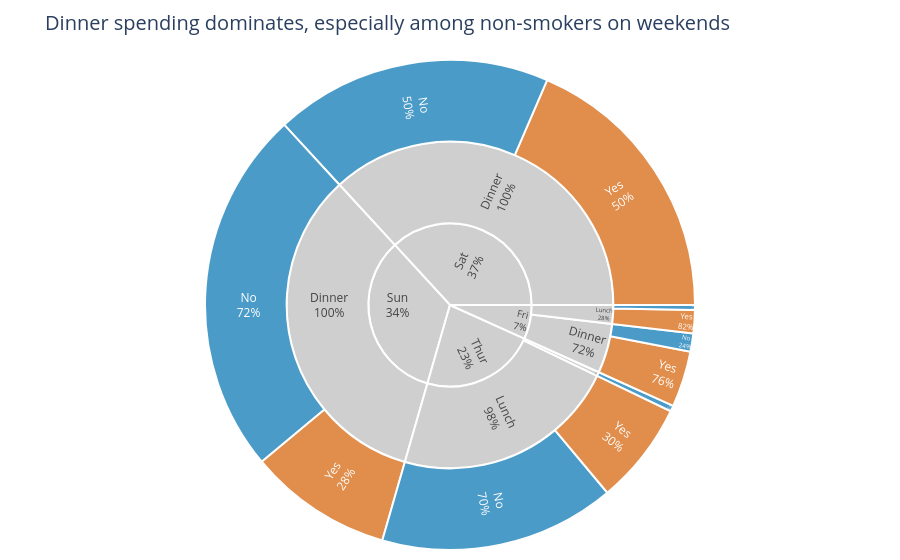

The cell this chart's notebook holds for it:
### Code cell
#task 2
import pandas as pd
import plotly.express as px

tips = px.data.tips()

tips_grouped = (
    tips.groupby(['day', 'time', 'smoker'])['total_bill']
    .sum()
    .reset_index()
)

fig = px.sunburst(
    tips_grouped,
    path=['day', 'time', 'smoker'],
    values='total_bill',
    color='smoker',
    color_discrete_map={
        'Yes': '#D55E00',
        'No': '#0072B2'
    },
    title='Dinner spending dominates, especially among non-smokers on weekends'
)

fig.update_traces(
    textinfo='label+percent parent',
    insidetextorientation='radial',
    marker=dict(
        line=dict(color='white', width=2)
    ),
    root_color='#BDBDBD'
)

labels = fig.data[0].labels
parents = fig.data[0].parents

new_colors = []
for label, parent, color in zip(labels, parents, fig.data[0].marker.colors):
    if parent == "" or label in tips['day'].unique() or label in tips['time'].unique():
        new_colors.append('#CFCFCF')
    else:
        new_colors.append(color)

fig.data[0].marker.colors = new_colors

fig.update_layout(
    template='plotly_white',
    margin=dict(t=60, l=10, r=10, b=10),
    title_font_size=20
)

fig.show()

### Figure 1 — Plotly figure (JSON) as saved in the notebook; plotly's stock layout.template omitted (floating-point values rounded to 4 significant figures)
{"data": [{"branchvalues": "total", "customdata": [["(?)"], ["(?)"], ["(?)"], ["(?)"], ["(?)"], ["(?)"], ["(?)"], ["(?)"], ["(?)"], ["No"], ["No"], ["No"], ["No"], ["No"], ["No"], ["No"], ["Yes"], ["Yes"], ["Yes"], ["Yes"], ["Yes"]], "domain": {"x": [0, 1], "y": [0, 1]}, "hovertemplate": "labels=%{label}<br>total_bill=%{value}<br>parent=%{parent}<br>id=%{id}<br>smoker=%{customdata[0]}<extra></extra>", "ids": ["Thur", "Sat", "Fri", "Thur/Lunch", "Sun/Dinner", "Sat/Dinner", "Fri/Lunch", "Fri/Dinner", "Sun", "Thur/Dinner", "Fri/Dinner/No", "Thur/Dinner/No", "Sun/Dinner/No", "Sat/Dinner/No", "Fri/Lunch/No", "Thur/Lunch/No", "Sun/Dinner/Yes", "Sat/Dinner/Yes", "Fri/Lunch/Yes", "Fri/Dinner/Yes", "Thur/Lunch/Yes"], "insidetextorientation": "radial", "labels": ["Thur", "Sat", "Fri", "Lunch", "Dinner", "Dinner", "Lunch", "Dinner", "Sun", "Dinner", "No", "No", "No", "No", "No", "No", "Yes", "Yes", "Yes", "Yes", "Yes"], "marker": {"colors": ["#CFCFCF", "#CFCFCF", "#CFCFCF", "#CFCFCF", "#CFCFCF", "#CFCFCF", "#CFCFCF", "#CFCFCF", "#CFCFCF", "#CFCFCF", "#0072B2", "#0072B2", "#0072B2", "#0072B2", "#0072B2", "#0072B2", "#D55E00", "#D55E00", "#D55E00", "#D55E00", "#D55E00"], "line": {"color": "white", "width": 2}}, "name": "", "parents": ["", "", "", "Thur", "Sun", "Sat", "Fri", "Fri", "", "Thur", "Fri/Dinner", "Thur/Dinner", "Sun/Dinner", "Sat/Dinner", "Fri/Lunch", "Thur/Lunch", "Sun/Dinner", "Sat/Dinner", "Fri/Lunch", "Fri/Dinner", "Thur/Lunch"], "root": {"color": "#BDBDBD"}, "textinfo": "label+percent parent", "type": "sunburst", "values": [1096.0, 1778.0, 325.9, 1078.0, 1627.0, 1778.0, 89.92, 236.0, 1627.0, 18.78, 57.7, 18.78, 1169.0, 884.8, 15.98, 751.3, 458.3, 893.6, 73.94, 178.3, 326.2]}], "layout": {"legend": {"tracegroupgap": 0}, "margin": {"b": 10, "l": 10, "r": 10, "t": 60}, "title": {"font": {"size": 20}, "text": "Dinner spending dominates, especially among non-smokers on weekends"}}}
